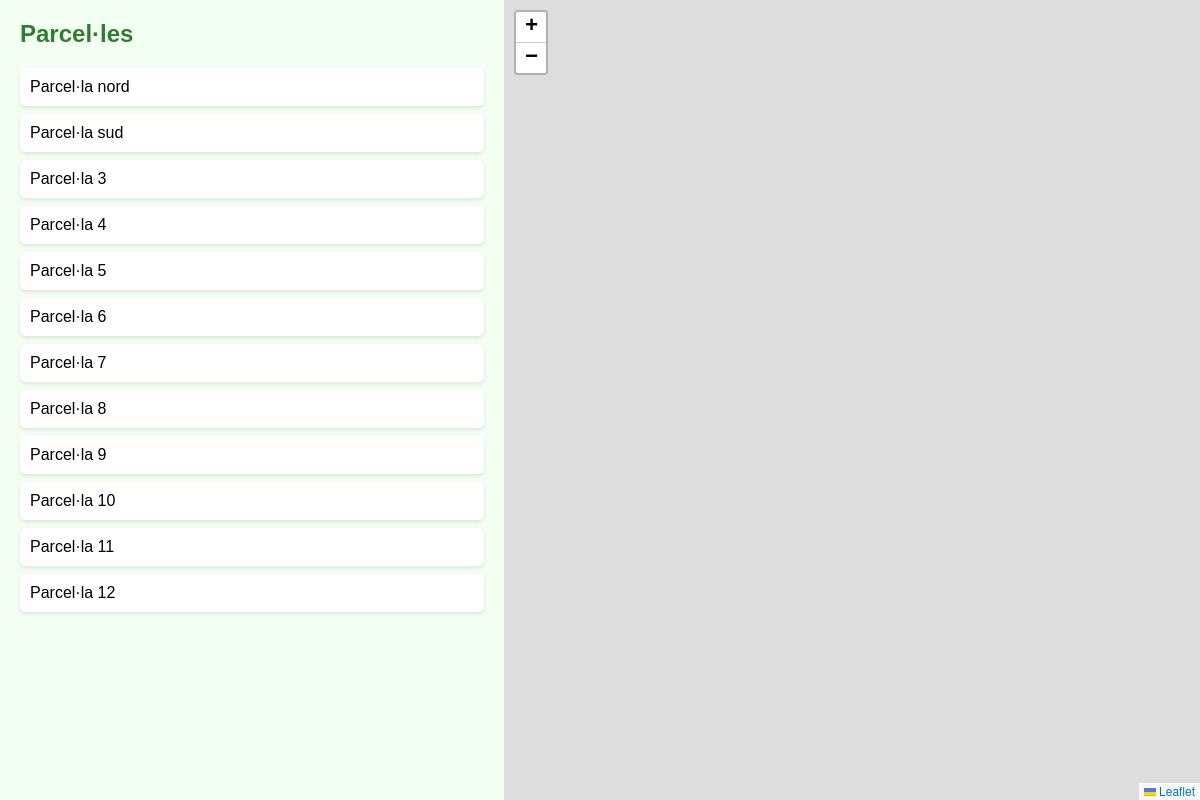
Page /PHP/mapa_parceles.php on the earlier database version.
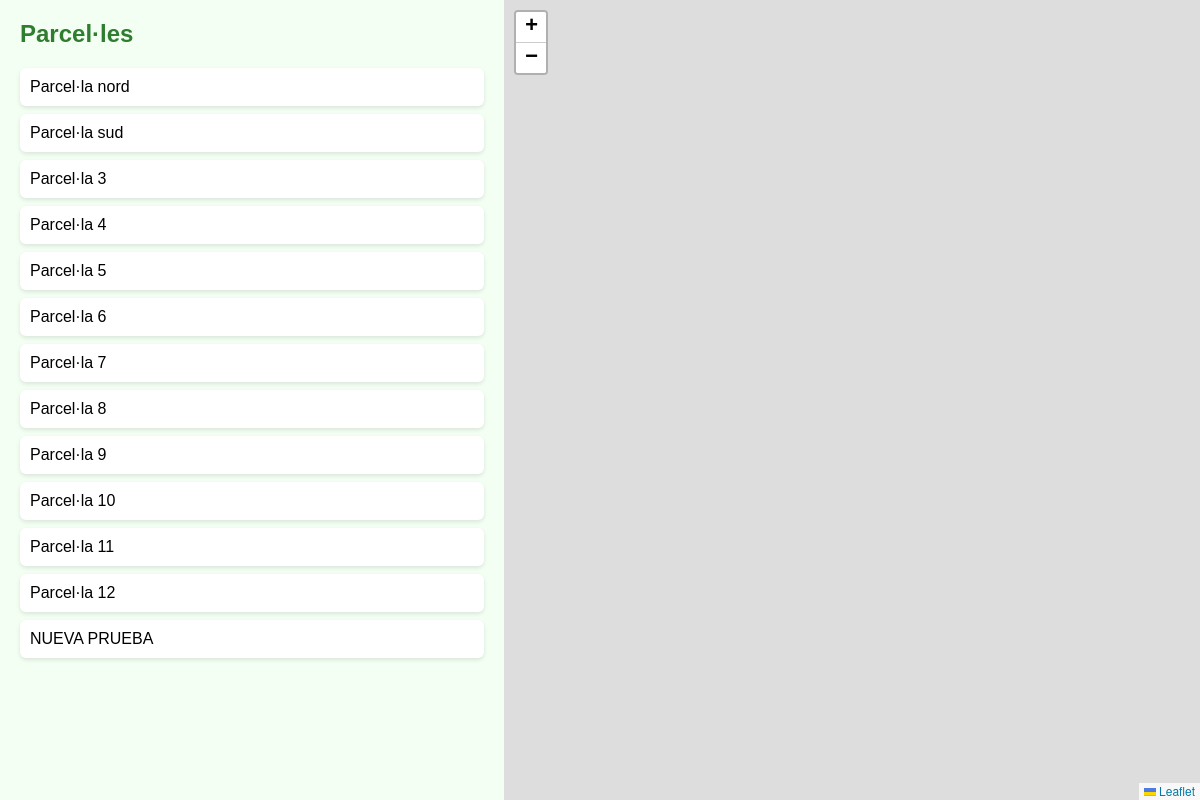
Same page on the later database version.
### tables this page shows
CREATE TABLE `parcela` (
  `id_parcela` int(11) NOT NULL AUTO_INCREMENT,
  `ref_cadastral` varchar(50) NOT NULL,
  `nom` varchar(100) DEFAULT NULL,
  `superficie` decimal(10,2) DEFAULT NULL,
  `descripcio` text DEFAULT NULL,
  `municipi` varchar(100) DEFAULT NULL,
  `geometria` geometry NOT NULL,
  `geometria_kml` longtext NOT NULL,
  `foto_url` varchar(255) DEFAULT NULL,
  `edafo` text DEFAULT NULL,
  `documentacio` text DEFAULT NULL,
  `created_at` timestamp NULL DEFAULT current_timestamp(),
  `pendent` decimal(5,2) DEFAULT NULL COMMENT 'Percentatge de pendent',
  `orientacio` enum('N','S','E','O','NE','NO','SE','SO') DEFAULT NULL COMMENT 'Orientació dominant',
  `tipus_sol` varchar(100) DEFAULT NULL COMMENT 'Textura o classificació principal del sòl',
  PRIMARY KEY (`id_parcela`),
  UNIQUE KEY `ref_cadastral` (`ref_cadastral`),
  SPATIAL KEY `geometria` (`geometria`)
);

### PHP/mapa_parceles.php (the view, shortened to what this page needs)
<?php
$conn = new mysqli("localhost","root","","web");
$res = $conn->query("
SELECT
  id_parcela,
  ref_cadastral,
  nom,
  municipi,
  superficie,
  tipus_sol,
  pendent,
  orientacio,
  ST_AsGeoJSON(geometria) AS geo
FROM parcela
");
$rows = [];
while($r = $res->fetch_assoc()){
  $rows[$r['id_parcela']] = $r;
}
?>
<!DOCTYPE html>
<html lang="ca">
<head>
<link rel="stylesheet" href="https://unpkg.com/leaflet@1.9.4/dist/leaflet.css">
</head>
<body>
<div class="container">
  <div class="left">
    <h2>Parcel·les</h2>
    <ul>
      <?php foreach($rows as $id=>$r): ?>
        <li onclick="selectParcela(<?= $id ?>)">
          <?= htmlspecialchars($r['nom']) ?>
        </li>
      <?php endforeach; ?>
    </ul>
  </div>
  <div class="right">
    <div id="map"></div>
  </div>
</div>
</body>
</html>

### PHP/mapa_parceles.php (style rules this page uses)
body { margin:0; font-family:Arial; background:#f4fff4; }
.container { display:flex; height:100vh; }
.left { width:40%; padding:20px; overflow:auto; }
h2 { color:#2f7d2f; margin-top:0; }
ul { list-style:none; padding:0; }
li { padding:10px; background:white; margin-bottom:8px; cursor:pointer; border-radius:6px; box-shadow:0 2px 4px rgba(0,0,0,0.1); }
.right { width:60%; }
#map { width:100%; height:100%; }

Differences in the rows shown:
added parcela: nom "NUEVA PRUEBA"
